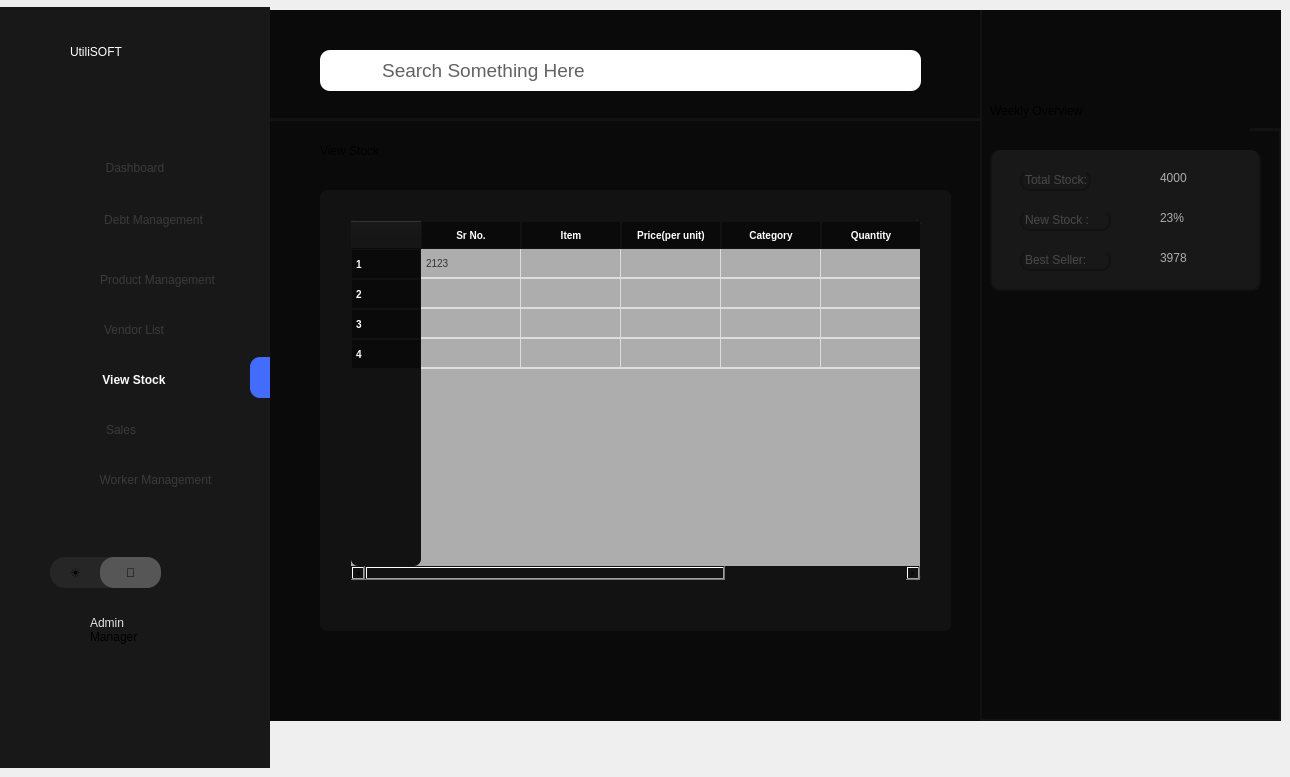
    <widget class="QWidget" name="Stock">
     <widget class="QWidget" name="widget_71" native="true">
      <property name="geometry">
       <rect>
        <x>270</x>
        <y>120</y>
        <width>711</width>
        <height>601</height>
       </rect>
      </property>
      <property name="styleSheet">
       <string notr="true">background:#0a0a0a;</string>
      </property>
      <widget class="QLabel" name="label_213">
       <property name="geometry">
        <rect>
         <x>50</x>
         <y>0</y>
         <width>211</width>
         <height>61</height>
        </rect>
       </property>
       <property name="styleSheet">
        <string notr="true">font: 16pt &quot;Sans Serif Collection&quot;;
border:none;</string>
       </property>
       <property name="text">
        <string>View Stock</string>
       </property>
      </widget>
      <widget class="QWidget" name="widget_72" native="true">
       <property name="geometry">
        <rect>
         <x>50</x>
         <y>70</y>
         <width>631</width>
         <height>441</height>
        </rect>
       </property>
       <property name="styleSheet">
        <string notr="true">background : #121212;
border-radius:7px;</string>
       </property>
       <widget class="QTableWidget" name="tableWidget_15">
        <property name="geometry">
         <rect>
          <x>30</x>
          <y>30</y>
          <width>571</width>
          <height>361</height>
         </rect>
        </property>
        <property name="styleSheet">
         <string notr="true">QTableWidget, QTableView {
    border: 1px solid #121212;
    border-radius: 5px;
    gridline-color: #ddd;
    background-color: #adadad;
    font-size: 10px;
    font-family: Arial, sans-serif;
    color: #333;
    selection-background-color: #0078D7;
    selection-color: white;
	MAX-WIDTH:600PX;
}



QHeaderView::section {
	width : 60px;
    background-color:#0a0a0a;
    color: white;
    padding: 4px;
    border: 1px solid #121212;
    font-size: 10px;
    font-weight: bold;
    content-align: center;
}

QTableWidget::item, QTableView::item {
    padding: 2px;
    border-bottom: 1px solid #ddd;
    text-align: center;
	 min-width: 250px;
}

QTableWidget::item:selected, QTableView::item:selected {
    background-color: #0078D7;
    color: white;

}

QTableCornerButton::section {
    background-color: #adadad;
    border: 1px solid #adadad;
	border-top-left-radius: 8px;

  
}
</string>
        </property>
        <row/>
        <row/>
        <row/>
        <row/>
        <column>
         <property name="text">
          <string>Sr No.</string>
         </property>
        </column>
        <column>
         <property name="text">
          <string>Item</string>
         </property>
        </column>
        <column>
         <property name="text">
          <string>Price(per unit)</string>
         </property>
        </column>
        <column>
         <property name="text">
          <string>Category</string>
         </property>
        </column>
        <column>
         <property name="text">
          <string>Quantity</string>
         </property>
        </column>
        <column>
         <property name="text">
          <string>Qr Number</string>
         </property>
        </column>
        <item row="0" column="0">
         <property name="text">
          <string>2123</string>
         </property>
         <property name="icon">
          <iconset theme="QIcon::ThemeIcon::FormatJustifyCenter"/>
         </property>
        </item>
        <item row="0" column="1">
         <property name="text">
          <string/>
         </property>
         <property name="textAlignment">
          <set>AlignCenter</set>
         </property>
         <property name="icon">
          <iconset theme="QIcon::ThemeIcon::FormatJustifyCenter"/>
         </property>
         <property name="flags">
          <set>ItemIsSelectable|ItemIsDragEnabled|ItemIsDropEnabled|ItemIsUserCheckable|ItemIsEnabled</set>
         </property>
        </item>
        <item row="0" column="2">
         <property name="text">
          <string/>
         </property>
         <property name="icon">
          <iconset theme="QIcon::ThemeIcon::FormatJustifyCenter"/>
         </property>
        </item>
        <item row="0" column="3">
         <property name="text">
          <string/>
         </property>
         <property name="font">
          <font>
           <family>Times New Roman</family>
          </font>
         </property>
         <property name="icon">
          <iconset theme="QIcon::ThemeIcon::FormatJustifyCenter"/>
         </property>
        </item>
        <item row="0" column="4">
         <property name="text">
          <string/>
         </property>
         <property name="icon">
          <iconset theme="QIcon::ThemeIcon::FormatJustifyCenter"/>
         </property>
        </item>
        <item row="0" column="5">
         <property name="text">
          <string/>
         </property>
         <property name="icon">
          <iconset theme="QIcon::ThemeIcon::FormatJustifyCenter"/>
         </property>
        </item>
       </widget>
      </widget>
     </widget>
     <widget class="QWidget" name="widget_64" native="true">
      <property name="geometry">
       <rect>
        <x>270</x>
        <y>10</y>
        <width>711</width>
        <height>111</height>
       </rect>
      </property>
      <property name="styleSheet">
       <string notr="true">border:5px;
background:#0a0a0a;
border: 3px solid #121212;
border-right:none;
border-top:none;
border-left:none;


</string>
      </property>
      <widget class="QLabel" name="label_184">
       <property name="geometry">
        <rect>
         <x>50</x>
         <y>40</y>
         <width>601</width>
         <height>41</height>
        </rect>
       </property>
       <property name="font">
        <font>
         <family>Microsoft Sans Serif</family>
         <pointsize>14</pointsize>
         <italic>false</italic>
         <bold>false</bold>
        </font>
       </property>
       <property name="styleSheet">
        <string notr="true">  border-radius: 10px; 
font: 14pt &quot;Microsoft Sans Serif&quot;;
background: white;
 padding-left: 15px;
color:#626262;
border:none;
</string>
       </property>
       <property name="text">
        <string>        Search Something Here </string>
       </property>
      </widget>
      <widget class="QLabel" name="label_185">
       <property name="geometry">
        <rect>
         <x>60</x>
         <y>50</y>
         <width>31</width>
         <height>21</height>
        </rect>
       </property>
       <property name="styleSheet">
        <string notr="true">border-radius:10px;
border:none;
background-color:none;
  background-image: url(&quot;:/new/prefix1/images/search-01-Stroke-Rounded.png&quot;);
    background-repeat: no-repeat;
    background-position: center;
    background-origin: content;</string>
       </property>
       <property name="text">
        <string/>
       </property>
       <property name="scaledContents">
        <bool>true</bool>
       </property>
      </widget>
     </widget>
     <widget class="QFrame" name="frame_6">
      <property name="geometry">
       <rect>
        <x>0</x>
        <y>7</y>
        <width>270</width>
        <height>761</height>
       </rect>
      </property>
      <property name="styleSheet">
       <string notr="true">max-width:270px;
max-height:768px;
background-color:#181818;</string>
      </property>
      <widget class="QLabel" name="label_203">
       <property name="geometry">
        <rect>
         <x>70</x>
         <y>10</y>
         <width>181</width>
         <height>70</height>
        </rect>
       </property>
       <property name="styleSheet">
        <string notr="true">max-height:70px;
max-width:200px;
background:transparent;
font: 700 28pt &quot;Century Gothic&quot;;
color:white;
 text-align: center; 
 vertical-align: middle;</string>
       </property>
       <property name="text">
        <string>UtiliSOFT</string>
       </property>
      </widget>
      <widget class="QPushButton" name="page51">
       <property name="geometry">
        <rect>
         <x>0</x>
         <y>100</y>
         <width>270</width>
         <height>81</height>
        </rect>
       </property>
       <property name="styleSheet">
        <string notr="true">margin-top:40px;
        /* Full width of sidebar */
  height: 45px;        /* Optimal button height */
  text-align: center;    /* Align text to the left */
   /* Add space for text from the edge */
      /* Use flexbox for alignment */
 /* Align text &amp; icon vertically */
  gap: 10px; 

	border:none;
color:#3a3a3a;</string>
       </property>
       <property name="text">
        <string>Dashboard</string>
       </property>
      </widget>
      <widget class="QPushButton" name="page52">
       <property name="geometry">
        <rect>
         <x>-2</x>
         <y>190</y>
         <width>271</width>
         <height>45</height>
        </rect>
       </property>
       <property name="styleSheet">
        <string notr="true">
     /* Full width of sidebar */
  height: 45px;        /* Optimal button height */
  text-align: center;    /* Align text to the left */
  padding-left: 40px;  /* Add space for text from the edge */
     /* Use flexbox for alignment */
/* Align text &amp; icon vertically */
  gap: 10px; 
	border:none;
color:#3a3a3a;

	border:none;
</string>
       </property>
       <property name="text">
        <string>Debt Management</string>
       </property>
      </widget>
      <widget class="QPushButton" name="page53">
       <property name="geometry">
        <rect>
         <x>0</x>
         <y>250</y>
         <width>270</width>
         <height>45</height>
        </rect>
       </property>
       <property name="styleSheet">
        <string notr="true">
         /* Full width of sidebar */
  height: 45px;        /* Optimal button height */
  text-align: center;    /* Align text to the left */
/* Add space for text from the edge */
  display: flex;       /* Use flexbox for alignment */
  align-items: center; /* Align text &amp; icon vertically */
  gap: 10px; 
	border:none;

color:#3a3a3a;

padding-left: 45px;</string>
       </property>
       <property name="text">
        <string>Product Management</string>
       </property>
      </widget>
      <widget class="QPushButton" name="page54">
       <property name="geometry">
        <rect>
         <x>-1</x>
         <y>300</y>
         <width>270</width>
         <height>45</height>
        </rect>
       </property>
       <property name="styleSheet">
        <string notr="true">
         /* Full width of sidebar */
  height: 45px;        /* Optimal button height */
  text-align: center;    /* Align text to the left */
  /* Add space for text from the edge */
  display: flex;       /* Use flexbox for alignment */
  align-items: center; /* Align text &amp; icon vertically */
  gap: 10px; 
	border:none;
color:#3a3a3a;</string>
       </property>
       <property name="text">
        <string>Vendor List</string>
       </property>
      </widget>
      <widget class="QPushButton" name="page55">
       <property name="geometry">
        <rect>
         <x>-1</x>
         <y>350</y>
         <width>270</width>
         <height>45</height>
        </rect>
       </property>
       <property name="styleSheet">
        <string notr="true">    /* Full width of sidebar */
  height: 45px;        /* Optimal button height */
  text-align: center;    /* Align text to the left */
    /* Add space for text from the edge */

  gap: 10px; 
	border:none;


font-weight:600;
	border:none;
color:#fcfcfc;</string>
       </property>
       <property name="text">
        <string>View Stock</string>
       </property>
      </widget>
      <widget class="QPushButton" name="page56">
       <property name="geometry">
        <rect>
         <x>0</x>
         <y>400</y>
         <width>270</width>
         <height>45</height>
        </rect>
       </property>
       <property name="styleSheet">
        <string notr="true">      /* Full width of sidebar */
  height: 45px;        /* Optimal button height */
  text-align: center;
padding-right:28px;    /* Align text to the left */
 /* Align text &amp; icon vertically */
  gap: 10px; 
	border:none;
color:#3a3a3a;</string>
       </property>
       <property name="text">
        <string>Sales</string>
       </property>
      </widget>
      <widget class="QPushButton" name="pushButton_65">
       <property name="geometry">
        <rect>
         <x>50</x>
         <y>550</y>
         <width>111</width>
         <height>31</height>
        </rect>
       </property>
       <property name="styleSheet">
        <string notr="true">max-height:37px;
border-radius:15px;
background:#262626;
text-align:left;
padding-left : 20px;</string>
       </property>
       <property name="text">
        <string>☀</string>
       </property>
      </widget>
      <widget class="QPushButton" name="pushButton_66">
       <property name="geometry">
        <rect>
         <x>100</x>
         <y>550</y>
         <width>61</width>
         <height>31</height>
        </rect>
       </property>
       <property name="styleSheet">
        <string notr="true">max-height:37px;
border:3px;
background:#565656;
border-radius:14px;</string>
       </property>
       <property name="text">
        <string>🌙</string>
       </property>
      </widget>
      <widget class="QLabel" name="label_204">
       <property name="geometry">
        <rect>
         <x>90</x>
         <y>600</y>
         <width>121</width>
         <height>31</height>
        </rect>
       </property>
       <property name="styleSheet">
        <string notr="true">font: 18pt &quot;Microsoft Sans Serif&quot;;
color:#e0e4e4;
</string>
       </property>
       <property name="text">
        <string>Admin</string>
       </property>
      </widget>
      <widget class="QLabel" name="label_205">
       <property name="geometry">
        <rect>
         <x>90</x>
         <y>620</y>
         <width>61</width>
         <height>20</height>
        </rect>
       </property>
       <property name="styleSheet">
        <string notr="true">background:none;
</string>
       </property>
       <property name="text">
        <string>Manager</string>
       </property>
      </widget>
      <widget class="QWidget" name="widget_70" native="true">
       <property name="geometry">
        <rect>
         <x>250</x>
         <y>350</y>
         <width>20</width>
         <height>41</height>
        </rect>
       </property>
       <property name="styleSheet">
        <string notr="true">background:#436cfd;
border-top-left-radius: 10px;
    border-bottom-left-radius: 10px;
   border-top-right-radius: 0px;
    border-bottom-right-radius: 0px;</string>
       </property>
      </widget>
      <widget class="QLabel" name="label_206">
       <property name="geometry">
        <rect>
         <x>70</x>
         <y>150</y>
         <width>21</width>
         <height>21</height>
        </rect>
       </property>
       <property name="styleSheet">
        <string notr="true">background-color:transparent;
background-image: url(&quot;:/new/prefix1/images/dashboard-square-02-Stroke-Rounded.png&quot;);
    background-repeat: no-repeat;
    background-position: center;
    background-origin: content;</string>
       </property>
       <property name="text">
        <string/>
       </property>
       <property name="scaledContents">
        <bool>true</bool>
       </property>
      </widget>
      <widget class="QLabel" name="label_207">
       <property name="geometry">
        <rect>
         <x>70</x>
         <y>200</y>
         <width>21</width>
         <height>21</height>
        </rect>
       </property>
       <property name="styleSheet">
        <string notr="true">background-color:transparent;
background-image: url(&quot;:/new/prefix1/images/invoice-Stroke-Rounded.png&quot;);
    background-repeat: no-repeat;
    background-position: center;
    background-origin: content;</string>
       </property>
       <property name="text">
        <string/>
       </property>
       <property name="scaledContents">
        <bool>true</bool>
       </property>
      </widget>
      <widget class="QLabel" name="label_208">
       <property name="geometry">
        <rect>
         <x>50</x>
         <y>600</y>
         <width>40</width>
         <height>40</height>
        </rect>
       </property>
       <property name="styleSheet">
        <string notr="true">background-color:transparent;
background-image: url(&quot;:/new/prefix1/images/user-circle-02-Stroke-Rounded.png&quot;);
    background-repeat: no-repeat;
    background-position: center;
    background-origin: content;
	</string>
       </property>
       <property name="text">
        <string/>
       </property>
       <property name="scaledContents">
        <bool>true</bool>
       </property>
      </widget>
      <widget class="QLabel" name="label_209">
       <property name="geometry">
        <rect>
         <x>70</x>
         <y>410</y>
         <width>21</width>
         <height>21</height>
        </rect>
       </property>
       <property name="styleSheet">
        <string notr="true">background-color:transparent;
background-image: url(&quot;:/new/prefix1/images/shopping-cart-02-Stroke-Rounded.png&quot;);
    background-repeat: no-repeat;
    background-position: center;
    background-origin: content;</string>
       </property>
       <property name="text">
        <string/>
       </property>
       <property name="scaledContents">
        <bool>true</bool>
       </property>
      </widget>
      <widget class="QLabel" name="label_210">
       <property name="geometry">
        <rect>
         <x>70</x>
         <y>260</y>
         <width>21</width>
         <height>21</height>
        </rect>
       </property>
       <property name="styleSheet">
        <string notr="true">background-color:transparent;
background-image: url(&quot;:/new/prefix1/images/package-Stroke-Rounded.png&quot;);
    background-repeat: no-repeat;
    background-position: center;
    background-origin: content;</string>
       </property>
       <property name="text">
        <string/>
       </property>
       <property name="scaledContents">
        <bool>true</bool>
       </property>
      </widget>
      <widget class="QLabel" name="label_211">
       <property name="geometry">
        <rect>
         <x>70</x>
         <y>310</y>
         <width>21</width>
         <height>21</height>
        </rect>
       </property>
       <property name="styleSheet">
        <string notr="true">background-color:transparent;
background-image: url(&quot;:/new/prefix1/images/invoice-02-Stroke-Rounded.png&quot;);
    background-repeat: no-repeat;
    background-position: center;
    background-origin: content;</string>
       </property>
       <property name="text">
        <string/>
       </property>
       <property name="scaledContents">
        <bool>true</bool>
       </property>
      </widget>
      <widget class="QLabel" name="label_212">
       <property name="geometry">
        <rect>
         <x>70</x>
         <y>360</y>
         <width>21</width>
         <height>21</height>
        </rect>
       </property>
       <property name="styleSheet">
        <string notr="true">background-color:transparent;
background-image:url(&quot;:/new/prefix1/images/folder-view-Stroke-Rounded (1).png&quot;);
    background-repeat: no-repeat;
    background-position: center;
    background-origin: content;</string>
       </property>
       <property name="text">
        <string/>
       </property>
       <property name="scaledContents">
        <bool>true</bool>
       </property>
      </widget>
      <widget class="QPushButton" name="page57">
       <property name="geometry">
        <rect>
         <x>0</x>
         <y>450</y>
         <width>271</width>
         <height>45</height>
        </rect>
       </property>
       <property name="styleSheet">
        <string notr="true">
     /* Full width of sidebar */
  height: 45px;        /* Optimal button height */
  text-align: center;    /* Align text to the left */
  padding-left: 40px;  /* Add space for text from the edge */
     /* Use flexbox for alignment */
/* Align text &amp; icon vertically */
  gap: 10px; 
	border:none;

color:#3a3a3a;</string>
       </property>
       <property name="text">
        <string>Worker Management</string>
       </property>
      </widget>
      <widget class="QLabel" name="label_400">
       <property name="geometry">
        <rect>
         <x>60</x>
         <y>450</y>
         <width>41</width>
         <height>41</height>
        </rect>
       </property>
       <property name="styleSheet">
        <string notr="true">background-color:transparent;
background-image: url(&quot;:/new/prefix1/images/user-circle-02-Stroke-Rounded.png&quot;);
    background-repeat: no-repeat;
    background-position: center;
    background-origin: content;</string>
       </property>
       <property name="text">
        <string/>
       </property>
       <property name="scaledContents">
        <bool>true</bool>
       </property>
      </widget>
     </widget>
     <widget class="QWidget" name="widget_65" native="true">
      <property name="geometry">
       <rect>
        <x>980</x>
        <y>10</y>
        <width>301</width>
        <height>711</height>
       </rect>
      </property>
      <property name="styleSheet">
       <string notr="true">background:#0a0a0a;
border: 2px solid #121212;
border-top:none;</string>
      </property>
      <widget class="QWidget" name="widget_66" native="true">
       <property name="geometry">
        <rect>
         <x>10</x>
         <y>140</y>
         <width>271</width>
         <height>141</height>
        </rect>
       </property>
       <property name="styleSheet">
        <string notr="true">border-radius: 10px;
background:#181818;</string>
       </property>
       <widget class="QLabel" name="label_186">
        <property name="geometry">
         <rect>
          <x>30</x>
          <y>20</y>
          <width>71</width>
          <height>21</height>
         </rect>
        </property>
        <property name="styleSheet">
         <string notr="true">color:#494949;
</string>
        </property>
        <property name="text">
         <string>Total Stock:</string>
        </property>
       </widget>
       <widget class="QLabel" name="label_187">
        <property name="geometry">
         <rect>
          <x>30</x>
          <y>60</y>
          <width>91</width>
          <height>21</height>
         </rect>
        </property>
        <property name="styleSheet">
         <string notr="true">color:#494949;
</string>
        </property>
        <property name="text">
         <string>New Stock :</string>
        </property>
       </widget>
       <widget class="QLabel" name="label_188">
        <property name="geometry">
         <rect>
          <x>30</x>
          <y>100</y>
          <width>91</width>
          <height>21</height>
         </rect>
        </property>
        <property name="styleSheet">
         <string notr="true">color:#494949;
</string>
        </property>
        <property name="text">
         <string>Best Seller:</string>
        </property>
       </widget>
       <widget class="QLabel" name="label_189">
        <property name="geometry">
         <rect>
          <x>170</x>
          <y>20</y>
          <width>91</width>
          <height>16</height>
         </rect>
        </property>
        <property name="styleSheet">
         <string notr="true">border:none;
color:#adadad;</string>
        </property>
        <property name="text">
         <string>4000</string>
        </property>
       </widget>
       <widget class="QLabel" name="label_190">
        <property name="geometry">
         <rect>
          <x>170</x>
          <y>60</y>
          <width>91</width>
          <height>16</height>
         </rect>
        </property>
        <property name="styleSheet">
         <string notr="true">border:none;
color:#adadad;</string>
        </property>
        <property name="text">
         <string>23%</string>
        </property>
       </widget>
       <widget class="QLabel" name="label_191">
        <property name="geometry">
         <rect>
          <x>170</x>
          <y>100</y>
          <width>91</width>
          <height>16</height>
         </rect>
        </property>
        <property name="styleSheet">
         <string notr="true">border:none;
color:#adadad;</string>
        </property>
        <property name="text">
         <string>3978</string>
        </property>
       </widget>
      </widget>
      <widget class="QWidget" name="widget_67" native="true">
       <property name="geometry">
        <rect>
         <x>980</x>
         <y>0</y>
         <width>301</width>
         <height>720</height>
        </rect>
       </property>
       <property name="styleSheet">
        <string notr="true">background:#0a0a0a;
border: 2px solid #121212;
border-top:none;</string>
       </property>
       <widget class="QLabel" name="label_192">
        <property name="geometry">
         <rect>
          <x>20</x>
          <y>20</y>
          <width>111</width>
          <height>61</height>
         </rect>
        </property>
        <property name="styleSheet">
         <string notr="true">font: 16pt &quot;Sans Serif Collection&quot;;
border:none;</string>
        </property>
        <property name="text">
         <string>Overview</string>
        </property>
       </widget>
       <widget class="QWidget" name="widget_68" native="true">
        <property name="geometry">
         <rect>
          <x>20</x>
          <y>80</y>
          <width>271</width>
          <height>141</height>
         </rect>
        </property>
        <property name="styleSheet">
         <string notr="true">border-radius: 10px;
background:#181818;</string>
        </property>
        <widget class="QLabel" name="label_193">
         <property name="geometry">
          <rect>
           <x>30</x>
           <y>20</y>
           <width>71</width>
           <height>21</height>
          </rect>
         </property>
         <property name="styleSheet">
          <string notr="true">color:#494949;
</string>
         </property>
         <property name="text">
          <string>Total Sales:</string>
         </property>
        </widget>
        <widget class="QLabel" name="label_194">
         <property name="geometry">
          <rect>
           <x>30</x>
           <y>60</y>
           <width>71</width>
           <height>21</height>
          </rect>
         </property>
         <property name="styleSheet">
          <string notr="true">color:#494949;
</string>
         </property>
         <property name="text">
          <string>Total Profit:</string>
         </property>
        </widget>
        <widget class="QLabel" name="label_195">
         <property name="geometry">
          <rect>
           <x>30</x>
           <y>100</y>
           <width>91</width>
           <height>21</height>
          </rect>
         </property>
         <property name="styleSheet">
          <string notr="true">color:#494949;
</string>
         </property>
         <property name="text">
          <string>Remaining Stock:</string>
         </property>
        </widget>
        <widget class="QLabel" name="label_196">
         <property name="geometry">
          <rect>
           <x>170</x>
           <y>20</y>
           <width>91</width>
           <height>16</height>
          </rect>
         </property>
         <property name="styleSheet">
          <string notr="true">border:none;
color:#adadad;</string>
         </property>
         <property name="text">
          <string>4000</string>
         </property>
        </widget>
        <widget class="QLabel" name="label_197">
         <property name="geometry">
          <rect>
           <x>170</x>
           <y>60</y>
           <width>91</width>
           <height>16</height>
          </rect>
         </property>
         <property name="styleSheet">
          <string notr="true">border:none;
color:#adadad;</string>
         </property>
         <property name="text">
          <string>23%</string>
         </property>
        </widget>
        <widget class="QLabel" name="label_198">
         <property name="geometry">
          <rect>
           <x>170</x>
           <y>100</y>
           <width>91</width>
           <height>16</height>
          </rect>
         </property>
         <property name="styleSheet">
          <string notr="true">border:none;
color:#adadad;</string>
         </property>
         <property name="text">
          <string>3978</string>
         </property>
        </widget>
       </widget>
       <widget class="QLabel" name="label_199">
        <property name="geometry">
         <rect>
          <x>30</x>
          <y>240</y>
          <width>141</width>
          <height>61</height>
         </rect>
        </property>
        <property name="styleSheet">
         <string notr="true">font: 16pt &quot;Sans Serif Collection&quot;;
border:none;</string>
        </property>
        <property name="text">
         <string>Weekly Report</string>
        </property>
       </widget>
       <widget class="QTableWidget" name="tableWidget_14">
        <property name="geometry">
         <rect>
          <x>20</x>
          <y>310</y>
          <width>271</width>
          <height>231</height>
         </rect>
        </property>
        <property name="styleSheet">
         <string notr="true">QTableWidget, QTableView {
    border: 1px solid #121212;
    border-radius: 5px;
    gridline-color: #ddd;
    background-color: #adadad;
    font-size: 10px;
    font-family: Arial, sans-serif;
    color: #333;
    selection-background-color: #0078D7;
    selection-color: white;
}

QHeaderView::section {
    background-color:#0a0a0a;
    color: white;
    padding: 4px;
    border: 1px solid #121212;
    font-size: 10px;
    font-weight: bold;
    text-align: center;
}

QTableWidget::item, QTableView::item {
    padding: 2px;
    border-bottom: 1px solid #ddd;
    text-align: center;
}

QTableWidget::item:selected, QTableView::item:selected {
    background-color: #0078D7;
    color: white;
}

QTableCornerButton::section {
    background-color: #adadad;
    border: 1px solid #adadad;
	border-top-left-radius: 8px;
  
}
</string>
        </property>
        <row/>
        <row/>
        <row/>
        <row/>
        <column>
         <property name="text">
          <string>Total Sales</string>
         </property>
        </column>
        <column>
         <property name="text">
          <string>Total Profit</string>
         </property>
        </column>
        <column>
         <property name="text">
          <string>Remaining Debtors</string>
         </property>
        </column>
        <column>
         <property name="text">
          <string>Remaining Stock</string>
         </property>
        </column>
        <item row="0" column="0">
         <property name="text">
          <string>2123</string>
         </property>
        </item>
       </widget>
      </widget>
      <widget class="QWidget" name="widget_69" native="true">
       <property name="geometry">
        <rect>
         <x>270</x>
         <y>0</y>
         <width>711</width>
         <height>121</height>
        </rect>
       </property>
       <property name="styleSheet">
        <string notr="true">border:5px;
background:#0a0a0a;
border: 3px solid #121212;
border-right:none;
border-top:none;
border-left:none;


</string>
       </property>
       <widget class="QLabel" name="label_200">
        <property name="geometry">
         <rect>
          <x>50</x>
          <y>40</y>
          <width>601</width>
          <height>41</height>
         </rect>
        </property>
        <property name="font">
         <font>
          <family>Microsoft Sans Serif</family>
          <pointsize>14</pointsize>
          <italic>false</italic>
          <bold>false</bold>
         </font>
        </property>
        <property name="styleSheet">
         <string notr="true">  border-radius: 10px; 
font: 14pt &quot;Microsoft Sans Serif&quot;;
background: white;
 padding-left: 15px;
color:#626262;
border:none;
</string>
        </property>
        <property name="text">
         <string>        Search Something Here </string>
        </property>
       </widget>
       <widget class="QLabel" name="label_201">
        <property name="geometry">
         <rect>
          <x>60</x>
          <y>50</y>
          <width>31</width>
          <height>21</height>
         </rect>
        </property>
        <property name="styleSheet">
         <string notr="true">border-radius:10px;
border:none;
background-color:none;
  background-image: url(&quot;:/new/prefix1/search-01-Stroke-Rounded.png&quot;);
    background-repeat: no-repeat;
    background-position: center;
    background-origin: content;</string>
        </property>
        <property name="text">
         <string/>
        </property>
        <property name="scaledContents">
         <bool>true</bool>
        </property>
       </widget>
      </widget>
      <widget class="QLabel" name="label_202">
       <property name="geometry">
        <rect>
         <x>10</x>
         <y>70</y>
         <width>181</width>
         <height>61</height>
        </rect>
       </property>
       <property name="styleSheet">
        <string notr="true">font: 16pt &quot;Sans Serif Collection&quot;;
border:none;</string>
       </property>
       <property name="text">
        <string>Weekly Overview</string>
       </property>
      </widget>
     </widget>
    </widget>
